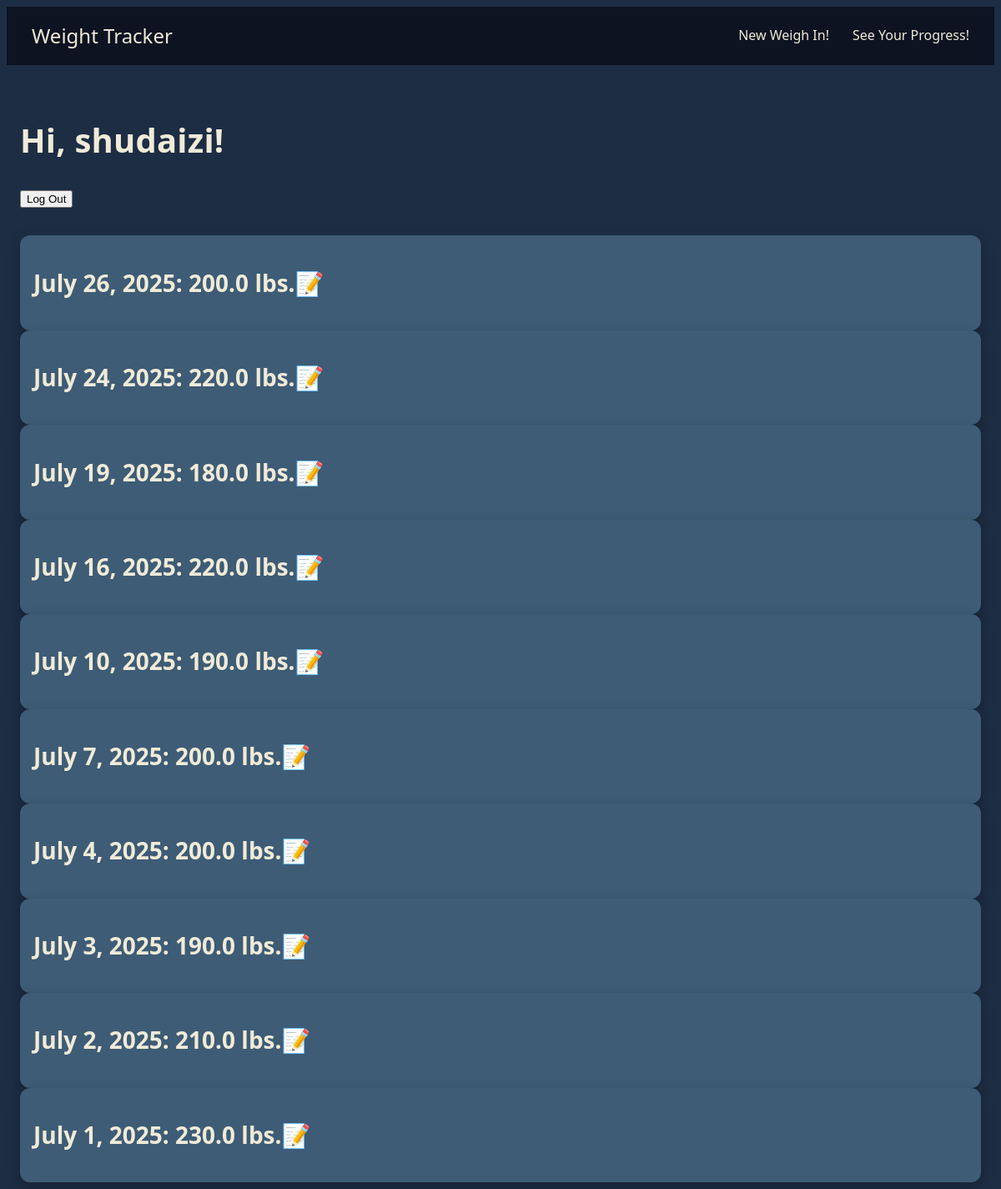
The app's page / (signed in) with its own data.
### weighin/models.py (models this page shows, shortened)
class WeighIn(models.Model):
    user = models.ForeignKey("auth.User", on_delete=models.CASCADE)
    date = models.DateField(default=timezone.now)
    weight = models.FloatField()
    def get_absolute_url(self):
        return reverse('weighin_detail', kwargs={'pk': self.pk})

### weighin/views.py (the view)
# urls.py: path("", WeighInList.as_view(), name="home"),
class WeighInList(ListView):
    model = WeighIn
    template_name = "home.html"
    def get_queryset(self):
        if self.request.user.is_authenticated:
            return (
                WeighIn.objects.filter(user=self.request.user)
                .order_by("-date")
                .select_related("user")
            )
        return WeighIn.objects.none()

### templates/home.html (shortened to what this page needs)
{%  extends "base.html" %}
{%  block content %}
{% for weighin in weighin_list %}
<div class="weighin-entry">
    <h2><a href="{{ weighin.get_absolute_url }}">{{ weighin.date }}: {{  weighin.weight }} lbs.</a><a href="{% url 'weighin_edit' weighin.pk %}">📝</a></h2>
</div>
{% endfor %}
{% endblock %}

### templates/base.html (shortened to what this page needs)
{% load static %}
<!DOCTYPE html>
<html lang="en">
<head>
  <link rel="stylesheet" href="{% static 'css/base.css' %}">
</head>
<body>
  <header>
    <div class="nav-left">
      <a href="{% url 'home' %}">Weight Tracker</a>
    </div>
    <nav class="nav-right" aria-label="Primary">
      <a href="{% url 'weighin_new' %}">New Weigh In!</a>
      <a href="{% url 'weighin_graph' %}">See Your Progress!</a>
    </nav>
  </header>
  <main id="main" class="container">
    {% if user.is_authenticated %}
      <section class="card" aria-live="polite">
        <h1>Hi, {{ user.username }}!</h1>
        <form action="{% url 'logout' %}" method="post">
          <button type="submit">Log Out</button>
        </form>
      </section>
    {% endif %}
    {% block content %}{% endblock %}
  </main>
</body>
</html>

### static/css/base.css (style rules this page uses)
:root { --color-bg: #0d1321; --color-surface: #1d2d44; --color-primary: #3e5c76; --color-secondary: #748cab; --color-accent: #f0ebd8; --space-2: 8px; --space-3: 12px; --space-4: 16px; --space-6: 24px; --space-8: 32px; --radius: 12px; }
.container { max-width: 72rem; margin-inline: auto; padding-inline: var(--space-4); }
section { padding-block: var(--space-8); }
header { padding: 16px 24px; background: var(--color-bg); color: var(--color-accent); display: flex; align-items: center; gap: 16px; }
header .nav-left { margin-right: auto; font-size: clamp(1.25rem, 2vw, 1.75rem); padding: 0; }
header .nav-right { display: flex; gap: 16px; font-size: 1rem; padding: 0; }
header a { color: inherit; text-decoration: none; padding: 4px 6px; border-radius: 8px; transition: background-color .15s ease, color .15s ease; }
.weighin-entry { font-size: larger; background-color: var(--color-primary); border-radius: 12px; box-shadow: 0 6px 16px rgba(0,0,0,.25); padding: 16px; }
body { color: var(--color-accent); background-color: var(--color-surface); line-height: 1.6; font-family: system-ui, -apple-system, "Segoe UI", Roboto, Helvetica, Arial, sans-serif; -webkit-font-smoothing: antialiased; -moz-osx-font-smoothing: grayscale; }
h1 { font-size: clamp(1.75rem, 3vw + 1rem, 2.5rem); line-height: 1.2; letter-spacing: .2px; }
h2 { font-size: clamp(1.35rem, 2vw + .5rem, 1.75rem); line-height: 1.25; }
a { color: var(--color-accent); text-decoration: none; transition: color .15s ease, text-decoration-color .15s ease; }
html { text-size-adjust: 100%; }

### records on screen
WeighIn: date "July 26, 2025", weight "200.0"
WeighIn: date "July 24, 2025", weight "220.0"
WeighIn: date "July 19, 2025", weight "180.0"
WeighIn: date "July 16, 2025", weight "220.0"
WeighIn: date "July 10, 2025", weight "190.0"
WeighIn: date "July 7, 2025", weight "200.0"
WeighIn: date "July 4, 2025", weight "200.0"
WeighIn: date "July 3, 2025", weight "190.0"
WeighIn: date "July 2, 2025", weight "210.0"
WeighIn: date "July 1, 2025", weight "230.0"

### other values on screen
{{ user.username }} "shudaizi"
